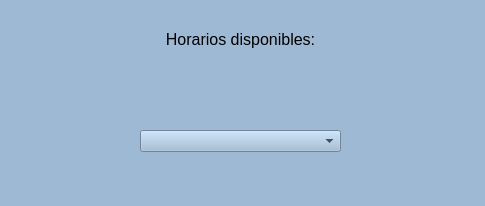
<?xml version="1.0" encoding="UTF-8"?>
<ui version="4.0">
 <class>Dialog</class>
 <widget class="QDialog" name="Dialog">
  <property name="windowModality">
   <enum>Qt::ApplicationModal</enum>
  </property>
  <property name="geometry">
   <rect>
    <x>0</x>
    <y>0</y>
    <width>485</width>
    <height>206</height>
   </rect>
  </property>
  <property name="windowTitle">
   <string>Horarios</string>
  </property>
  <property name="styleSheet">
   <string notr="true">background-color: rgb(158, 185, 212);</string>
  </property>
  <property name="modal">
   <bool>true</bool>
  </property>
  <widget class="QLabel" name="label">
   <property name="geometry">
    <rect>
     <x>140</x>
     <y>30</y>
     <width>201</width>
     <height>21</height>
    </rect>
   </property>
   <property name="font">
    <font>
     <pointsize>12</pointsize>
    </font>
   </property>
   <property name="text">
    <string>Horarios disponibles:</string>
   </property>
   <property name="alignment">
    <set>Qt::AlignHCenter|Qt::AlignTop</set>
   </property>
  </widget>
  <widget class="QLabel" name="No_horarios">
   <property name="geometry">
    <rect>
     <x>140</x>
     <y>80</y>
     <width>201</width>
     <height>21</height>
    </rect>
   </property>
   <property name="font">
    <font>
     <pointsize>12</pointsize>
    </font>
   </property>
   <property name="text">
    <string/>
   </property>
   <property name="alignment">
    <set>Qt::AlignHCenter|Qt::AlignTop</set>
   </property>
  </widget>
  <widget class="QComboBox" name="cbHorarios">
   <property name="geometry">
    <rect>
     <x>140</x>
     <y>130</y>
     <width>201</width>
     <height>22</height>
    </rect>
   </property>
  </widget>
 </widget>
 <resources/>
 <connections/>
</ui>
